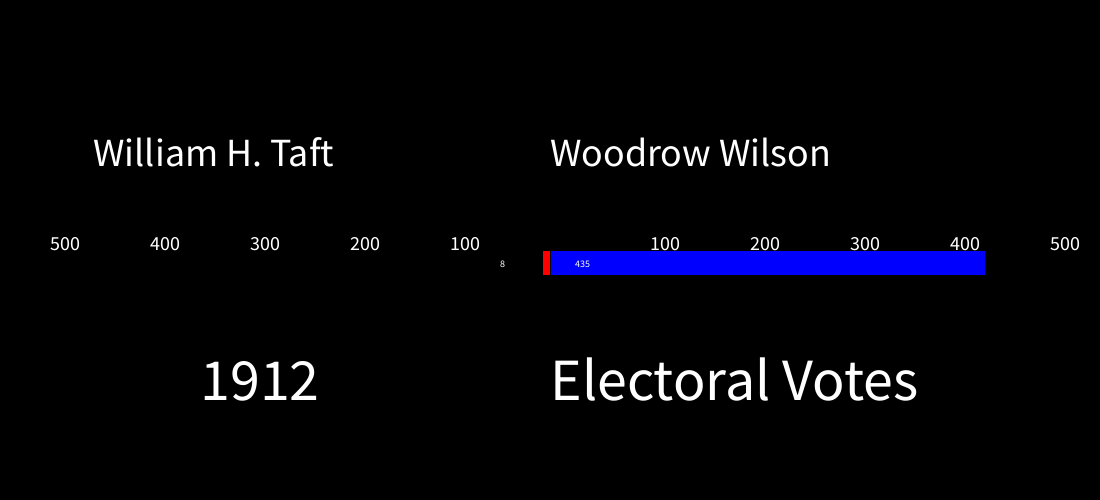
Frame 1 (no input)
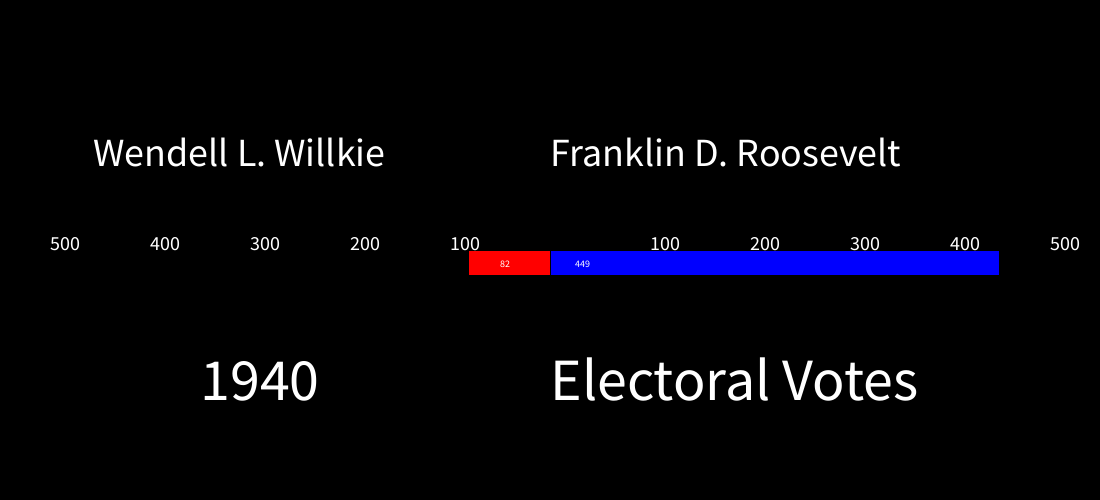
Frame 60 (the mouse pressed at the canvas centre just before this capture)
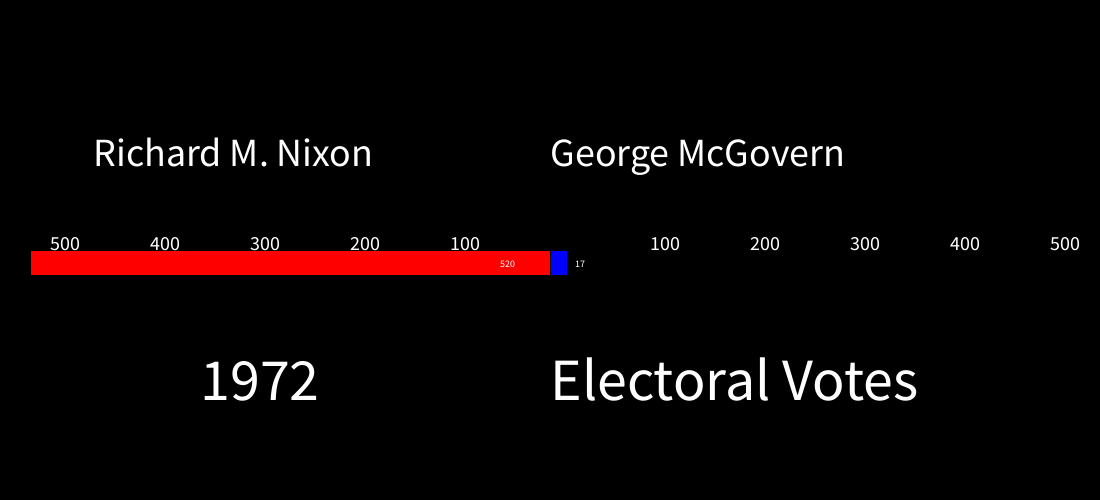
Frame 120 (the mouse held since frame 60 and released just before this capture)

The Processing sketch that drew these frames (run headless with seeded random() and noise(); from frame 60 on, the mouse is pressed at the canvas centre):

// Processing sketch: processing_81665
// ── processing_81665.pde

//This is a representation of every presidential election over the last 100 years. 
//Initially it is a bar graph representing the electoral vote for each presidential 
//election year. Hit any key, however, and the bar graph will change to depict the popular 
//vote for each election year. The frame rate is really slow so there is still problems with 
//hitting keys. 


int a = 25;
int y = 1912;
int n=0;
int Q=1;

void setup (){
  size(1100,500);
  frameRate(30);
  }
  
 void draw () {
   background(#000000);
   Graphtype();
   names();
   electionyear();
   timescale();
}


void Graphtype(){
  if (keyPressed == true){
    Q=-Q;
   }
  if (Q > 0){
    EVstuff();
   }
  if (Q < 0){
    PVstuff();
   }
}

void EVstuff(){
   graphEV();
   labelEV();
   scaleEV();
 }
 
void PVstuff(){
  graphPV();
  labelPV();
  scalePV();
}
 
void scaleEV(){
  textSize(20);
  //left side
  text(100, width/2-100, height/2);
  text(200, width/2-200, height/2);
  text(300, width/2-300, height/2);
  text(400, width/2-400, height/2);
  text(500, width/2-500, height/2); 
  //right side
   text(100, width/2+100, height/2);
  text(200, width/2+200, height/2);
  text(300, width/2+300, height/2);
  text(400, width/2+400, height/2);
  text(500, width/2+500, height/2); 
 }
 
 void scalePV(){
  textSize(20);
  //left side
  text(10, width/2-500/7, height/2);
  text(20, width/2-500*2/7, height/2);
  text(30, width/2-500*3/7, height/2);
  text(40, width/2-500*4/7, height/2);
  text(50, width/2-500*5/7, height/2); 
  text(60, width/2-500*6/7, height/2);
  text(70, width/2-500, height/2);  
  //right side
  text(10, width/2+500/7, height/2);
  text(20, width/2+500*2/7, height/2);
  text(30, width/2+500*3/7, height/2);
  text(40, width/2+500*4/7, height/2);
  text(50, width/2+500*5/7, height/2); 
  text(60, width/2+500*6/7, height/2);
  text(70, width/2+500, height/2);  
 }
 
void labelEV(){
  fill(255,255,255);
  textSize(60);
  String L = "Electoral Votes";
  text(L, width/2, height*4/5);
 }
 
 void labelPV(){
  fill(255,255,255);
  textSize(60);
  String L = "Popular vote";
  text(L, width/2, height*4/5);
  textSize(20);
  String M = "(in millions)";
  text(M, width/2, height*4/5+50);
 }
   
void timescale(){
     if (n>24){
     n=-1;
  }
   if (n < 25) {
     n++;
   }
 }
 
void graphEV (){
   //Democratic
   demdataEV();
   //Republican
   repdataEV();
 }
 
 void graphPV (){
    //Democratic
   demdataPV();
   //Republican
   repdataPV();
 } 
 
 
void demdataEV(){
 int[] DEV =new int [26];
  DEV[0] = 435;
  DEV[1] = 277;
  DEV[2] = 127;
  DEV[3] = 136;
  DEV[4] = 87;
  DEV[5] = 472;
  DEV[6] = 523;
  DEV[7] = 449;
  DEV[8] = 432;
  DEV[9] = 303;
  DEV[10] = 89;
  DEV[11] = 73;
  DEV[12] = 303;
  DEV[13] = 486;
  DEV[14] = 191;
  DEV[15] = 17;
  DEV[16] = 297;
  DEV[17] = 49;
  DEV[18] = 13;
  DEV[19] = 111;
  DEV[20] = 370;
  DEV[21] = 379;
  DEV[22] = 266;
  DEV[23] = 251;
  DEV[24] = 365;
  DEV[25] = 303;
 fill(0,0,255);
 rect(width/2, height/2, DEV[n], a);
 textSize(10);
 fill (255,255,255);
 text(DEV[n], width/2+a, height/2+a/1.5);
}

void demdataPV(){
 int[] DPV =new int [26];
  DPV[0] = 6286214;
  DPV[1] = 9129606;
  DPV[2] = 8385586;
  DPV[3] = 8385586;
  DPV[4] = 15761841;
  DPV[5] = 22821857;
  DPV[6] = 27751597;
  DPV[7] = 27244160;
  DPV[8] = 25602504;
  DPV[9] = 24179345;
  DPV[10] = 27314992;
  DPV[11] = 26022752;
  DPV[12]= 34226731;
  DPV[13] = 43129484;
  DPV[14] = 31275166;
  DPV[15] = 29170383;
  DPV[16] = 40830763;
  DPV[17] = 36481435;
  DPV[18] = 37577185;
  DPV[19] = 41809074;
  DPV[20] = 44909889;
  DPV[21] = 47402357;
  DPV[22] = 50999897;
  DPV[23] = 59028109;
  DPV[24] = 66862039;
  DPV[25] = 60336456;
 fill(0,0,255);
 
 //conversion
 int p = DPV[n]/1000000*500/70;
 
 fill(0,0,255);
 rect(width/2, height/2, p, a);
 textSize(10);
 fill (255,255,255);
 text(DPV[n]/1000000, width/2+a, height/2+a/1.5);
}

void repdataEV(){
 int[] REV =new int [26];
  REV[0] = 8;
  REV[1] = 254;
  REV[2] = 404;
  REV[3] = 382;
  REV[4] = 444;
  REV[5] = 59;
  REV[6] = 8;
  REV[7] = 82;
  REV[8] = 99;
  REV[9] = 189;
  REV[10] = 442;
  REV[11] = 457;
  REV[12] = 219;
  REV[13] = 52;
  REV[14] = 301;
  REV[15] = 520;
  REV[16] = 240;
  REV[17] = 489;
  REV[18] = 525;
  REV[19] = 426;
  REV[20] = 168;
  REV[21] = 159;
  REV[22] = 271;
  REV[23] = 286;
  REV[24] = 173;
  REV[25] = 206;
 fill(255,0,0);
 rect(width/2- REV[n], height/2, REV[n], a);
 textSize(10);
 fill (255,255,255);
 text(REV[n], width/2-2*a, height/2+a/1.5);
}
 
 void repdataPV(){
  int[] RPV =new int [26];
   RPV[0] = 3483922;
   RPV[1] = 8538221;
   RPV[2] = 16152200;
   RPV[3] = 15725016;
   RPV[4] = 21392190;
   RPV[5] = 15761841;
   RPV[6] = 16679583;
   RPV[7] = 22305198;
   RPV[8] = 22006285;
   RPV[9] = 21991291;
   RPV[10] = 33936234;
   RPV[11] = 35590472;
   RPV[12] = 34108157;
   RPV[13] = 27178188;
   RPV[14] = 34108157;
   RPV[15] = 47169911;
   RPV[16] = 39147973;
   RPV[17] = 54455075;
   RPV[18] = 54455075;
   RPV[19] = 48886097;
   RPV[20] = 39104545;
   RPV[21] = 39198755;
   RPV[22] = 50456002;
   RPV[23] = 62028285;
   RPV[24] = 58319442;
   RPV[25] = 57572116;
   
 //conversion
 int q = RPV[n]/1000000*500/70;  
 
 fill(255,0,0);
 rect(width/2- q, height/2, q, a);
  textSize(10);
 fill (255,255,255);
 text(RPV[n]/1000000, width/2-2*a, height/2+a/1.5);
}
 
 
void names (){
   RepName();
   DemName(); 
 }
 
void RepName(){
  String[] RN =new String [26];
    RN[0] = "William H. Taft";
    RN[1] = "Chrles E. Hughes";
    RN[2] = "Warren G. Garding";
    RN[3] = "Calvin Coolidge";
    RN[4] = "Herbert Hoover";
    RN[5] = "Hervert Hoover";
    RN[6] = "Alfred M. Landon";
    RN[7] = "Wendell L. Willkie";
    RN[8] = "Thomas E. Dewey";
    RN[9] = "Thomas E. Dewey";
    RN[10] = "Dwight D. Eisenhower";
    RN[11] = "Dwight D. Eisenhower";
    RN[12] = "Richard M. Nixon";
    RN[13] = "Barry M. Goldwater";
    RN[14] = "Richard M. Nixon";
    RN[15] = "Richard M. Nixon";
    RN[16] = "Gerald R. Ford";
    RN[17] = "Ronald Regan";
    RN[18] = "Ronald Regan";
    RN[19] = "George H. Bush";
    RN[20] = "George H. Bush";
    RN[21] = "Robert J. Dole";
    RN[22] = "George W. Bush";
    RN[23] = "George W. Bush";
    RN[24] = "John McCain";
    RN[25] = "Mitt Roomney";
  fill(255,255,255);
  textSize(40);
  text(RN[n], width/2- 457, height/3);
}
 
void DemName(){
   String[] DN =new String [26];
    DN[0] = "Woodrow Wilson";
    DN[1] = "Woodrow Wilson";
    DN[2] = "James M. Cox";
    DN[3] = "John W. Davis";
    DN[4] = "Alfred E. Smith";
    DN[5] = "Franklin D. Roosevelt";
    DN[6] = "Franklin D. Roosevelt";
    DN[7] = "Franklin D. Roosevelt";
    DN[8] = "Franklin D. Roosevelt";
    DN[9] = "Hary S. Truman";
    DN[10] = "Adlai E. Stevenson";
    DN[11] = "Adai E. Stevenson";
    DN[12] = "John F. Kennedy";
    DN[13] = "Lyndon B. Johnson";
    DN[14] = "Hubert H. Humpfrey";
    DN[15] = "George McGovern";
    DN[16] = "Jimmy Carter";
    DN[17] = "Jimmy Carter";
    DN[18] = "Walter F. Mondale";
    DN[19] = "Michael S. Dukakis";
    DN[20] = "William J. Clinton";
    DN[21] = "William J. Clinton";
    DN[22] = "Albert A. Gore";
    DN[23] = "John F. Kerry";
    DN[24] = "Brarack Obama";
    DN[25] = "Brarack Obama";
  fill(255,255,255);
  textSize(40);
  text(DN[n], width/2, height/3);
 }
 
void electionyear(){
   y=(478+n)*4; 
   fill(255,255,255);
   textSize(60);
   text(y, 200, height*4/5);
 }
